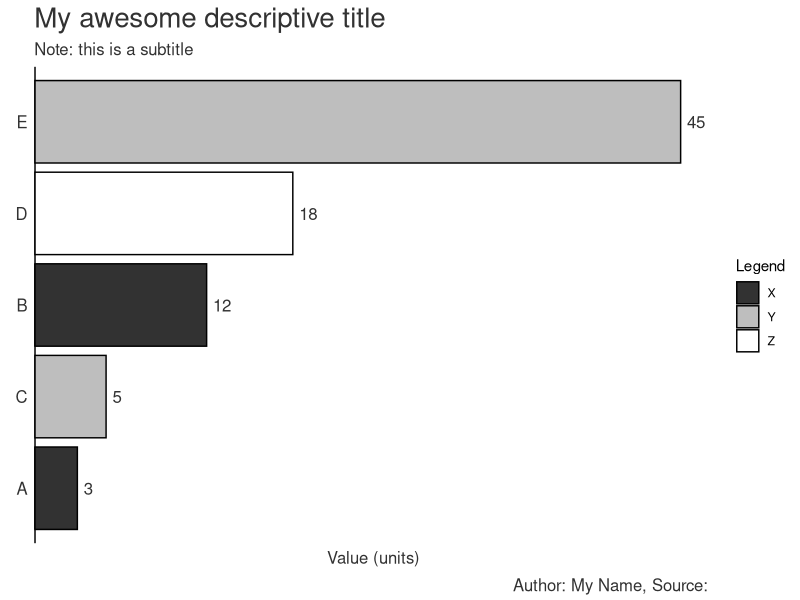

Reproduce this figure in R.
# Load libraries
library(ggplot2)
library(reshape2)

# Create data
data <- data.frame(
  name=c("A","B","C","D","E"),  
  group=c("X","X","Y","Z","Y"),
  value=c(3,12,5,18,45)
)

# Reorder Legend
#data$group <- factor(data$group,levels(data$group)[c(1,3,2)])

barplot <- ggplot(data, aes(x=reorder(name, value), y=value, fill = group)) + # enter data frame
  geom_bar(stat = "identity"
           ,colour = "black") + # colour bars borders
  scale_fill_manual("Legend", values = c("X" = "#323232", "Y" = "grey", "Z" = "white")) +
  coord_flip() + # flip vertical bars into horizontal bar
  geom_text(aes(label = value # data labels
                ,y =  value + max(value)*0.01) # positioned just outside bar
            ,hjust = 0 # left align text
            ,size = (5/14)*12 # sizing in line with theme text
            ,colour = "#323232") + # colour text
  theme(
    panel.grid.major = element_blank() # Remove gridlines (major)
    ,panel.grid.minor = element_blank() # Remove gridlines (minor)
    ,panel.background = element_blank() # Remove grey background
    ,plot.title = element_text(hjust = 0, size = 20, colour = "#323232") # Title size and colour
    ,plot.subtitle = element_text(hjust = 0, size = 12, colour = "#323232") # Subtitle size and colour
    ,plot.caption = element_text(vjust = 0.3, size = 12, colour = "#323232") # Caption size and colour
    ,axis.ticks.y = element_blank() # Remove tick marks (Y-Axis)
    ,axis.text.y = element_text(hjust = 1, colour = "#323232", size = 12) # Axis size and colour (Y-Axis)
    ,axis.ticks.x = element_blank() # Remove tick marks (X-Axis)
    ,axis.text.x  = element_blank() # Remove axis scale (X-Axis)
    ,axis.title.x = element_text(size = 12, colour = "#323232") # Axis label size and colour (X-Axis)
  ) +
  geom_hline(yintercept=0, color = "black", size=1) + # Axis line size and colour (Y-Axis)
  labs(title = 'My awesome descriptive title' # Title text
       ,subtitle = "Note: this is a subtitle" # Subtitle text
       ,x = element_blank() # Removed Y-Axis text (flipped co-ordinates) 
       ,y = 'Value (units)' # X-Axis text (flipped co-ordinates) 
       ,caption = "Author: My Name, Source: ") + # Caption text
  scale_y_continuous(limits = c(
    ifelse(min(data$value)>=0,0,min(data$value)*1.05) # Minimum X-Axis scale (flipped co-ordinates)
    ,max(data$value)*1.05) # Maximum X-Axis scale (flipped co-ordinates)
    ,expand = c(0,0) # Removing blank space around plot (X-Axis (flipped co-ordinates))
  )

# Save the plot
ggsave("barplot_final.png" # filename
       ,plot = barplot # variable for file
       ,width = 5, height = 4, dpi = 300, units = "in") # dimensions and image quality
